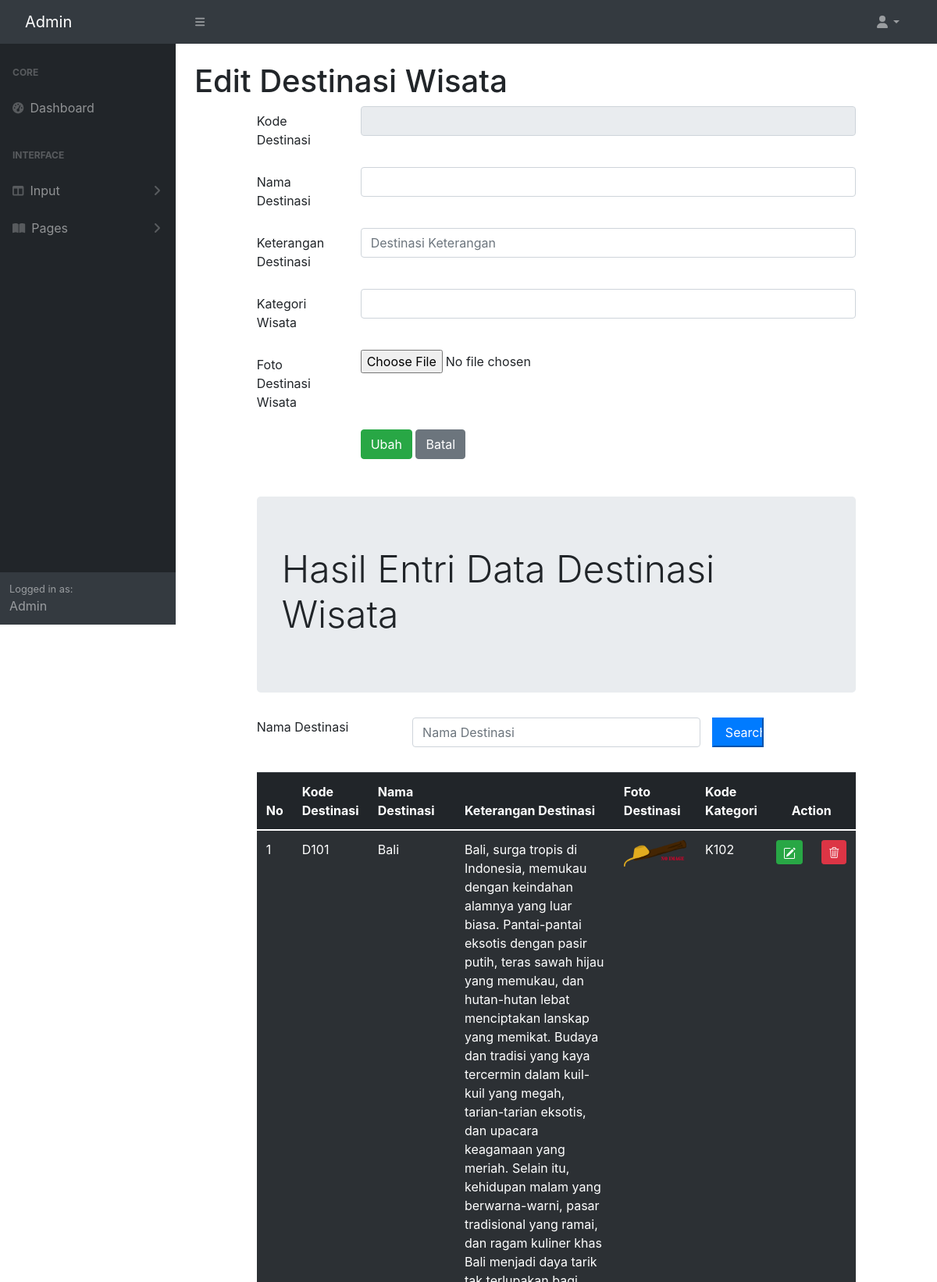
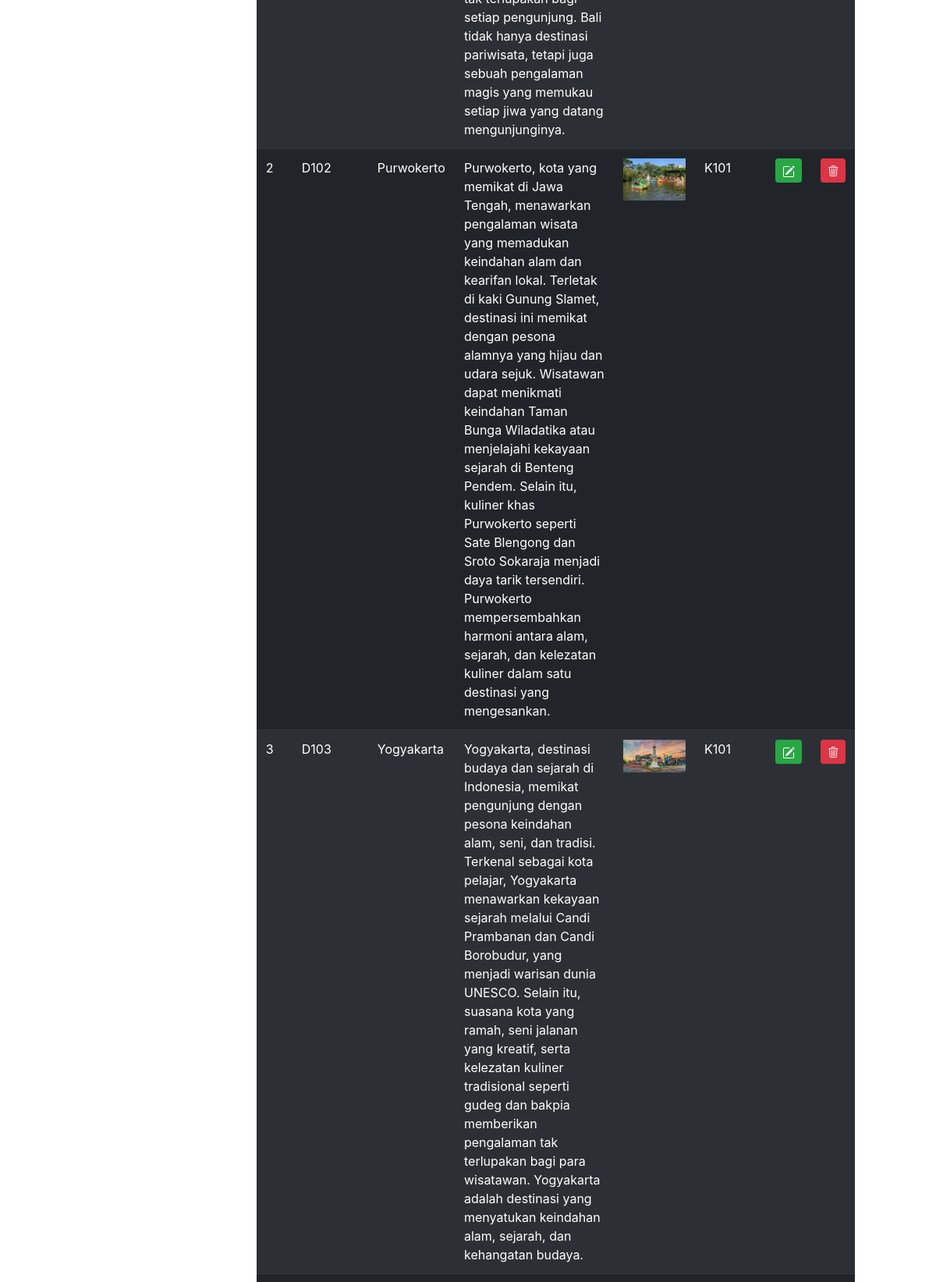
The page /admin/destinasiedit.php (upper part) on the database its author committed (2 pictures, top to bottom).
### tables this page shows
CREATE TABLE `destinasi` (
  `destinasiKODE` char(4) NOT NULL,
  `destinasiNAMA` varchar(120) NOT NULL,
  `destinasiKET` text NOT NULL,
  `destinasiFOTO` char(100) NOT NULL,
  `kategoriKODE` char(4) NOT NULL
);

### admin/destinasiedit.php (the view, shortened to what this page needs)
<!doctype html>
<?php include "INCLUDE/head.php"?>
    <body class="sb-nav-fixed">
        <?php include "INCLUDE/menunav.php"?>
        <div id="layoutSidenav">
            <?php include "INCLUDE/menu.php"?>
            <div id="layoutSidenav_content">
                <main>
                    <div class="container-fluid px-4">
                        <h1 class="mt-4">Edit Destinasi Wisata</h1>
<?php
    include "include/config.php";
    $datakategori = mysqli_query($connection,"select * from kategoriwisata");
    $kodeDESTINASI = $_GET['ubah'];
    $editDESTINASI = mysqli_query($connection, "select * from destinasi where destinasiKODE = '$kodeDESTINASI'");
    $rowedit = mysqli_fetch_array($editDESTINASI);
?>
<html>
    <head>
        <link rel="stylesheet" href="css/bootstrap.min.css">
        <link rel="stylesheet" href="https://cdn.jsdelivr.net/npm/bootstrap@4.0.0/dist/css/bootstrap.min.css">
        <link rel="stylesheet" href="https://cdnjs.cloudflare.com/ajax/libs/select2/4.0.13/css/select2.min.css">
        <link rel="stylesheet" href="https://cdn.jsdelivr.net/npm/bootstrap-icons@1.10.2/font/bootstrap-icons.css">
    </head>
    <body>
        <div class="row">
            <div class="col-sm-1"></div>
            <div class="col-sm-10">
                <form method="POST" enctype="multipart/form-data">
                    <div class="mb-3 row">
                        <label for="kodedestinasi" class="col-sm-2 col-form-label">Kode Destinasi</label>
                        <div class="col-sm-10">
                            <input type="text" class="form-control" name="kodedestinasi" id="kodedestinasi"
                            value="<?php echo $rowedit["destinasiKODE"]?>" readonly>
                        </div>
                    </div>
                    <div class="mb-3 row">
                        <label for="namadestinasi" class="col-sm-2 col-form-label">Nama Destinasi</label>
                        <div class="col-sm-10">
                            <input type="text" class="form-control" name="namadestinasi" id="namadestinasi"
                            value="<?php echo $rowedit["destinasiNAMA"]?>">
                        </div>
                    </div>
                    <div class="mb-3 row">
                        <label for="ketdestinasi" class="col-sm-2 col-form-label">Keterangan Destinasi</label>
                        <div class="col-sm-10">
                            <input type="text" class="form-control" name="ketdestinasi" id="ketdestinasi" placeholder="Destinasi Keterangan"
                            value="<?php echo $rowedit["destinasiKET"]?>">
                        </div>
                    </div>
                    <div class="mb-3 row">
                        <label for="kodekategori" class="col-sm-2 col-form-label">Kategori Wisata</label>
                        <div class="col-sm-10">
                            <select class="form-control" id="kodekategori" name="kodekategori">
                                <option value="<?php echo $rowedit["kategoriKODE"]?>">
                                 </option>
                                <?php while($row = mysqli_fetch_array($datakategori)){?>
                                <option value="<?php echo $row["kategoriKODE"]?>">
                                </option>
                                <?php } ?>
                            </select>
                        </div>
                    </div>
                    <div class="form-group row">
                        <label for="file" class="col-sm-2 col-form-label">Foto Destinasi Wisata</label>
                        <div class="col-sm-10">
                            <input type="file" id="file" name="file">
                        </div>
                    </div>
                    <div class="form-group row">
                        <div class="col-sm-2"></div>
                        <div class="col-sm-10">
                            <button type="submit" class="btn btn-success" value="ubah" name="edit">Ubah</button>
                            <button type="reset" class="btn btn-secondary">Batal</button>
                        </div>
                    </div>
                </form>
                <div class="jumbotron mt-5">
                    <h2 class="display-5">Hasil Entri Data Destinasi Wisata</h2>
                </div>
                <form method="POST">
                    <div class="form-group row mb-2">
                        <label for="Search" class="col-sm-3">Nama Destinasi</label>
                        <div class="col-sm-6">
                            <input type="text" name="Search" class="form-control" id="Search"
                            value="<?php if(isset($_POST["Search"])){echo $_POST["Search"];
                            }?>" placeholder="Nama Destinasi">
                        </div>
                        <input type="submit" name="kirim" class="col-sm-1 btn-primary" value="Search">
                    </div>
                </form>
                <br>
                <table class="table table-dark table-striped">
                    <thead>
                        <tr>
                        <th scope="col">No</th>
                        <th scope="col">Kode Destinasi</th>
                        <th scope="col">Nama Destinasi</th>
                        <th scope="col">Keterangan Destinasi</th>
                        <th scope="col">Foto Destinasi</th>
                        <th scope="col">Kode Kategori</th>
                        <th colspan="2" style="text-align: center;">Action</th>
                        </tr>
                    </thead>
                    <tbody>
                        <?php
                            if(isset($_POST["kirim"])){
                                $Search = $_POST["Search"];
                                $query = mysqli_query($connection, "select destinasi.* from destinasi where destinasiNAMA like'%".$Search."%';");
                            } else{
                                $query = mysqli_query($connection, "select * from destinasi;");
                            }
                            $nomor = 1;
                            while($row = mysqli_fetch_array($query)){
                        ?>
                        <tr>
                            <td>
                                <?php echo $nomor;?>
                            </td>
                            <td><?php echo $row['destinasiKODE']; ?></td>
                            <td><?php echo $row['destinasiNAMA']; ?></td>
                            <td><?php echo $row['destinasiKET']; ?></td>
                            <td><?php if(is_file("images/".$row['destinasiFOTO']))
                                { ?>
                                    <img src="images/<?php echo $row['destinasiFOTO']?>" width="80">
                                <?php } else
                                    echo "<img src='images/noimage.png' width='80'>"
                                ?>
                            </td>
                            <td><?php echo $row['kategoriKODE']; ?></td>
                            <td width="5px">
                                <a href="destinasiedit.php?ubah=<?php echo $row["destinasiKODE"] ?>" class="btn btn-success btn-sm" title="EDIT">
                            </td>
                            <td width="5px">
                                <a href="destinasihapus.php?hapus=<?php echo $row["destinasiKODE"] ?>" class="btn btn-danger btn-sm" title="HAPUS">
                                <i class="bi bi-trash3"></i>
                            </td>
                            <?php
                                $nomor += 1;
                                }
                            ?>
                        </tr>
                    </tbody>
                </table>
            </div>
        </div>
        </main>
            </div>
        </div>
    </body>
</html>

### rows shown on the page
destinasi: destinasiKODE "D101", destinasiNAMA "Bali", destinasiKET "Bali, surga tropis di Indonesia, memukau dengan keindahan alamnya yang luar biasa. Pantai-pantai eksotis dengan pasir putih, teras sawah hijau yang memukau, dan hutan-hutan lebat menciptakan lanskap yang memikat. Budaya dan tradisi yang kaya tercermin dalam kuil-kuil yang megah, tarian-tarian eksotis, dan upacara keagamaan yang meriah. Selain itu, kehidupan malam yang berwarna-warni, pasar tradisional yang ramai, dan ragam kuliner khas Bali menjadi daya tarik tak terlupakan bagi setiap pengunjung. Bali tidak hanya destinasi pariwisata, tetapi juga sebuah pengalaman magis yang memukau setiap jiwa yang datang mengunjunginya.", kategoriKODE "K102"
destinasi: destinasiKODE "D102", destinasiNAMA "Purwokerto", destinasiKET "Purwokerto, kota yang memikat di Jawa Tengah, menawarkan pengalaman wisata yang memadukan keindahan alam dan kearifan lokal. Terletak di kaki Gunung Slamet, destinasi ini memikat dengan pesona alamnya yang hijau dan udara sejuk. Wisatawan dapat menikmati keindahan Taman Bunga Wiladatika atau menjelajahi kekayaan sejarah di Benteng Pendem. Selain itu, kuliner khas Purwokerto seperti Sate Blengong dan Sroto Sokaraja menjadi daya tarik tersendiri. Purwokerto mempersembahkan harmoni antara alam, sejarah, dan kelezatan kuliner dalam satu destinasi yang mengesankan.", destinasiFOTO (picture), kategoriKODE "K101"
destinasi: destinasiKODE "D103", destinasiNAMA "Yogyakarta", destinasiKET "Yogyakarta, destinasi budaya dan sejarah di Indonesia, memikat pengunjung dengan pesona keindahan alam, seni, dan tradisi. Terkenal sebagai kota pelajar, Yogyakarta menawarkan kekayaan sejarah melalui Candi Prambanan dan Candi Borobudur, yang menjadi warisan dunia UNESCO. Selain itu, suasana kota yang ramah, seni jalanan yang kreatif, serta kelezatan kuliner tradisional seperti gudeg dan bakpia memberikan pengalaman tak terlupakan bagi para wisatawan. Yogyakarta adalah destinasi yang menyatukan keindahan alam, sejarah, dan kehangatan budaya.", destinasiFOTO (picture), kategoriKODE "K101"
